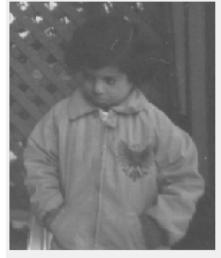
#> input picture Assignment 1/6/pout-dark.jpg, 221 x 258 px
$ python 6.py
#> lines starting #> are read from the running program, lines starting #| are printed output that depends on the picture
#!/usr/bin/env python3
# -*- coding: utf-8 -*-
"""
Created on Sun Feb 21 15:44:06 2021

@author: firoz
"""

import cv2
import numpy as np
import matplotlib.pyplot as plt

#fig,axs=plt.subplots(1,3)
def Histogram_equalization():
    img=np.array(cv2.imread("pout-dark.jpg",0))
#> img is the input picture: shape (258, 221); min 70, max 255, mean 123.5
    cv2.imshow('Original image',img)
    plt.hist(img.flatten(),bins=256,label='Original image Histogram',alpha=0.7)

    hist=np.zeros(256)
    for pixel in img.flatten():
        hist[pixel]+=1
#> this loop made 57018 passes
#> pixel on passes 1 to 3: 255, 255, 254
#> after the loop, hist = 256 values, max 1984 at index 240, min 0 at index 0, mean 222.7

    pmf=np.zeros(256)
    cmf=np.zeros(256)
    for i in range(256):
        pmf[i]=hist[i]/(len(img)*len(img[0]))
#> after the loop, pmf = 256 values, max 0.0348 at index 240, min 0 at index 0, mean 0.00391

    for i in range(256):
        if(i==0):
            cmf[i]=pmf[i]
        else:
            cmf[i]=cmf[i-1]+pmf[i]
#> after the loop, cmf = 256 values from 0 to 1

    cmf=cmf*255
#> cmf = 256 values from 0 to 255
    for i in range(256):
        cmf[i]=round(cmf[i])

    for i in range(len(img)):
        for j in range(len(img[0])):
            img[i][j]=cmf[int(img[i][j])]
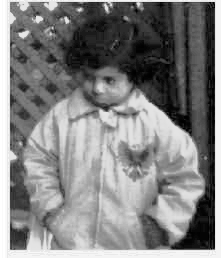
#> img: shape (258, 221); min 0, max 255, mean 129.3

    plt.hist(img.flatten(),bins=256,label='Histogram Equalized',alpha=0.7)
    cv2.imshow('Histogram Equalized Image',img)


Histogram_equalization()
plt.legend()
plt.show()
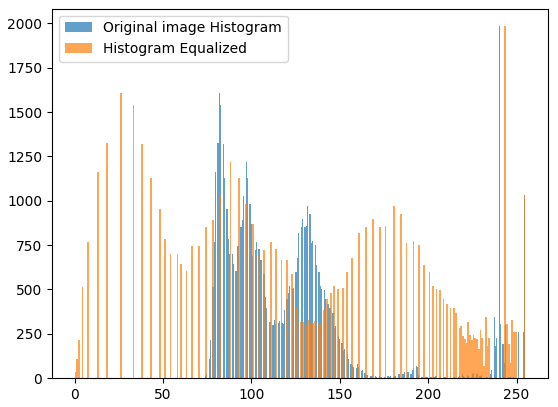
#> figure drawn by matplotlib, 1 panel; tallest bar 1984 high, from x = 239.8 to 240.5; tallest bar 1984 high, from x = 243 to 244
